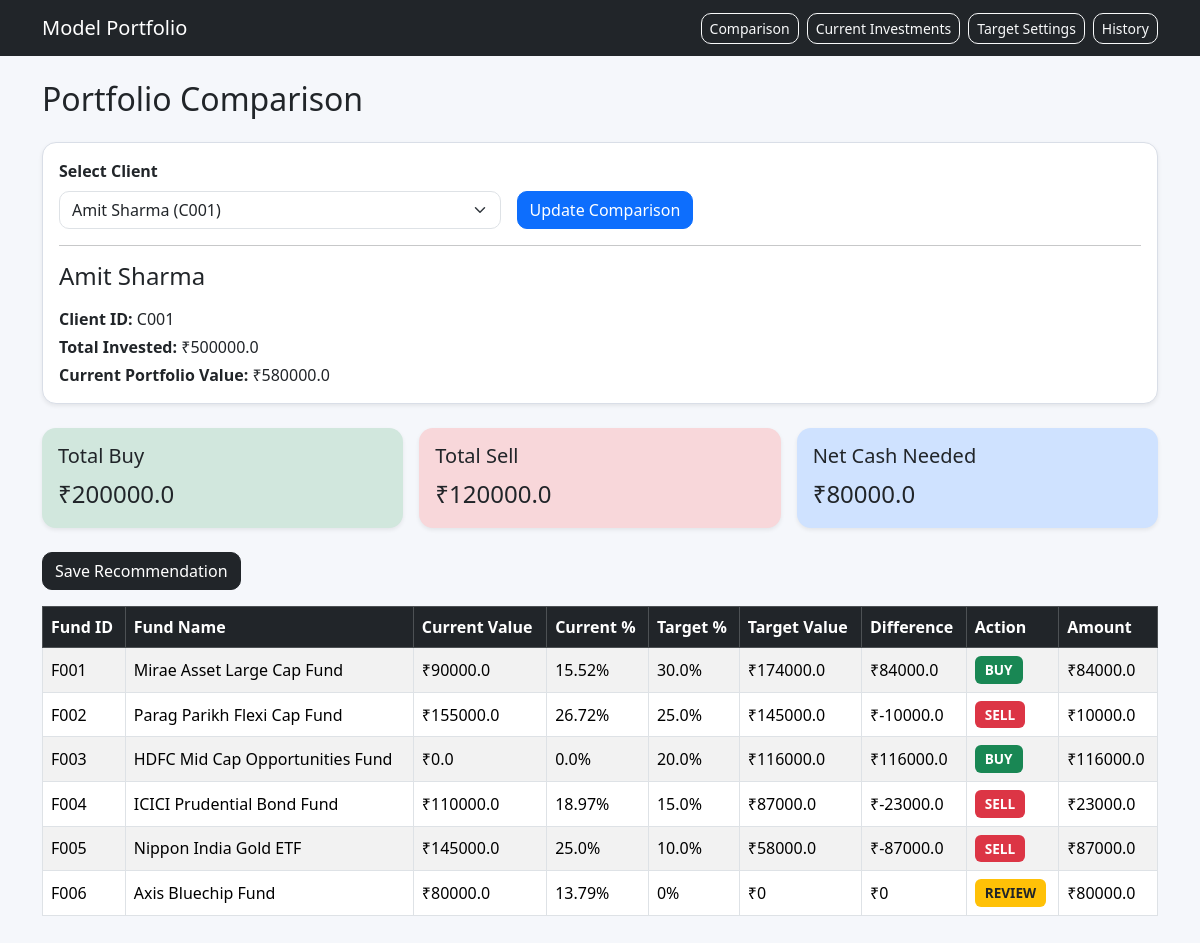
The page / on the database its author committed.
### tables this page shows
CREATE TABLE clients (
  client_id       TEXT PRIMARY KEY,
  client_name     TEXT NOT NULL,
  total_invested  REAL NOT NULL
);

CREATE TABLE model_funds (
  fund_id         TEXT PRIMARY KEY,
  fund_name       TEXT NOT NULL,
  asset_class     TEXT NOT NULL CHECK(asset_class IN ('EQUITY','DEBT','GOLD')),
  allocation_pct  REAL NOT NULL
);

CREATE TABLE client_holdings (
  holding_id      INTEGER PRIMARY KEY AUTOINCREMENT,
  client_id       TEXT NOT NULL,
  fund_id         TEXT NOT NULL,
  fund_name       TEXT NOT NULL,
  current_value   REAL NOT NULL,
  FOREIGN KEY(client_id) REFERENCES clients(client_id)
);

### app.py (the view)
@app.route("/")
def index():
    clients = get_all_clients()
    selected_client_id = request.args.get("client_id")
    if not selected_client_id:
        default_client = get_default_client()
        selected_client_id = default_client["client_id"] if default_client else None
    if not selected_client_id:
        return "No client found"
    client = get_client_by_id(selected_client_id)
    if not client:
        return "Client not found"
    model_funds = get_model_funds()
    holdings = get_client_holdings(client["client_id"])
    result = calculate_rebalance(model_funds, holdings)
    return render_template(
        "index.html",
        clients=clients,
        client=client,
        total_value=result["total_value"],
        rebalance_data=result["rebalance_data"],
        total_buy=result["total_buy"],
        total_sell=result["total_sell"],
        net_cash_needed=result["net_cash_needed"]
    )

### app.py (called while the page is built)
def get_db_connection():
    conn = sqlite3.connect(DATABASE)
    conn.row_factory = sqlite3.Row
    return conn

def get_all_clients():
    conn = get_db_connection()
    clients = conn.execute(
        "SELECT * FROM clients ORDER BY client_name"
    ).fetchall()
    conn.close()
    return clients

def get_client_by_id(client_id):
    conn = get_db_connection()
    client = conn.execute(
        "SELECT * FROM clients WHERE client_id = ?",
        (client_id,)
    ).fetchone()
    conn.close()
    return client

def get_default_client():
    conn = get_db_connection()
    client = conn.execute(
        "SELECT * FROM clients ORDER BY client_id LIMIT 1"
    ).fetchone()
    conn.close()
    return client

def get_model_funds():
    conn = get_db_connection()
    funds = conn.execute(
        "SELECT * FROM model_funds ORDER BY fund_id"
    ).fetchall()
    conn.close()
    return funds

def get_client_holdings(client_id):
    conn = get_db_connection()
    holdings = conn.execute(
        "SELECT * FROM client_holdings WHERE client_id = ? ORDER BY fund_id",
        (client_id,)
    ).fetchall()
    conn.close()
    return holdings

def calculate_total_portfolio_value(holdings):
    total = 0
    for holding in holdings:
        total += holding["current_value"]
    return round(total, 2)

### templates/index.html (shortened to what this page needs)
{% extends "base.html" %}
{% block content %}
<h2 class="mb-4">Portfolio Comparison</h2>
<form method="GET" action="{{ url_for('index') }}">
    <div class="card shadow-sm mb-4">
        <div class="card-body">
            <div class="row g-3 align-items-end">
                <div class="col-md-5">
                    <label class="form-label"><strong>Select Client</strong></label>
                    <select name="client_id" class="form-select">
                        {% for c in clients %}
                            <option value="{{ c.client_id }}" {% if c.client_id == client.client_id %}selected{% endif %}>
                                {{ c.client_name }} ({{ c.client_id }})
                            </option>
                        {% endfor %}
                    </select>
                </div>
                <div class="col-md-3">
                    <button type="submit" class="btn btn-primary">Update Comparison</button>
                </div>
            </div>
            <hr>
            <h4 class="mb-3">{{ client.client_name }}</h4>
            <p class="mb-1"><strong>Client ID:</strong> {{ client.client_id }}</p>
            <p class="mb-1"><strong>Total Invested:</strong> ₹{{ client.total_invested }}</p>
            <p class="mb-0"><strong>Current Portfolio Value:</strong> ₹{{ total_value }}</p>
        </div>
    </div>
</form>
<div class="row g-3 mb-4">
    <div class="col-md-4">
        <div class="card border-0 shadow-sm bg-success-subtle">
            <div class="card-body">
                <h5>Total Buy</h5>
                <p class="mb-0 fs-4">₹{{ total_buy }}</p>
            </div>
        </div>
    </div>
    <div class="col-md-4">
        <div class="card border-0 shadow-sm bg-danger-subtle">
            <div class="card-body">
                <h5>Total Sell</h5>
                <p class="mb-0 fs-4">₹{{ total_sell }}</p>
            </div>
        </div>
    </div>
    <div class="col-md-4">
        <div class="card border-0 shadow-sm bg-primary-subtle">
            <div class="card-body">
                <h5>Net Cash Needed</h5>
                <p class="mb-0 fs-4">₹{{ net_cash_needed }}</p>
            </div>
        </div>
    </div>
</div>
<form method="POST" action="{{ url_for('save_recommendation') }}">
    <button type="submit" class="btn btn-dark mb-3">Save Recommendation</button>
</form>
<div class="table-responsive">
    <table class="table table-bordered table-striped align-middle">
        <thead class="table-dark">
            <tr>
                <th>Fund ID</th>
                <th>Fund Name</th>
                <th>Current Value</th>
                <th>Current %</th>
                <th>Target %</th>
                <th>Target Value</th>
                <th>Difference</th>
                <th>Action</th>
                <th>Amount</th>
            </tr>
        </thead>
        <tbody>
            {% for item in rebalance_data %}
            <tr>
                <td>{{ item.fund_id }}</td>
                <td>{{ item.fund_name }}</td>
                <td>₹{{ item.current_value }}</td>
                <td>{{ item.current_pct }}%</td>
                <td>{{ item.target_pct }}%</td>
                <td>₹{{ item.target_value }}</td>
                <td>₹{{ item.difference }}</td>
                <td>
                    {% if item.action == 'BUY' %}
                        <span class="badge bg-success">BUY</span>
                    {% elif item.action == 'SELL' %}
                        <span class="badge bg-danger">SELL</span>
                    {% elif item.action == 'REVIEW' %}
                        <span class="badge bg-warning text-dark">REVIEW</span>
                    {% else %}
                        <span class="badge bg-secondary">{{ item.action }}</span>
                    {% endif %}
                </td>
                <td>₹{{ item.amount }}</td>
            </tr>
            {% endfor %}
        </tbody>
    </table>
</div>
{% endblock %}

### templates/base.html (shortened to what this page needs)
<!DOCTYPE html>
<html lang="en">
<head>
    <link href="https://cdn.jsdelivr.net/npm/bootstrap@5.3.3/dist/css/bootstrap.min.css" rel="stylesheet">
    <link rel="stylesheet" href="{{ url_for('static', filename='style.css') }}">
</head>
<body>
<nav class="navbar navbar-expand-lg navbar-dark bg-dark">
    <div class="container">
        <a class="navbar-brand" href="{{ url_for('index') }}">Model Portfolio</a>
        <div class="d-flex gap-2 flex-wrap">
            <a class="btn btn-outline-light btn-sm" href="{{ url_for('index') }}">Comparison</a>
            <a class="btn btn-outline-light btn-sm" href="{{ url_for('investments') }}">Current Investments</a>
            <a class="btn btn-outline-light btn-sm" href="{{ url_for('targets') }}">Target Settings</a>
            <a class="btn btn-outline-light btn-sm" href="{{ url_for('history') }}">History</a>
        </div>
    </div>
</nav>
<div class="container mt-4 mb-5">
    {% block content %}{% endblock %}
</div>
</body>
</html>

### static/style.css (style rules this page uses)
body { background-color: #f5f7fb; }
.card { border-radius: 14px; border: 1px solid #d9dee7; }
.table { background: white; }
.form-control, .form-select, .btn { border-radius: 10px; }
.badge { font-size: 0.85rem; padding: 7px 10px; }

### rows shown on the page
clients: client_name "Amit Sharma", client_id "C001", total_invested "500000.0"
model_funds: fund_id "F001", fund_name "Mirae Asset Large Cap Fund", current_value "90000.0", current_pct "15.52", target_pct "30.0", target_value "174000.0", difference "84000.0", shows "BUY", amount "84000.0"
model_funds: fund_id "F002", fund_name "Parag Parikh Flexi Cap Fund", current_value "155000.0", current_pct "26.72", target_pct "25.0", target_value "145000.0", difference "-10000.0", shows "SELL", amount "10000.0"
model_funds: fund_id "F003", fund_name "HDFC Mid Cap Opportunities Fund", current_value "0.0", current_pct "0.0", target_pct "20.0", target_value "116000.0", difference "116000.0", shows "BUY", amount "116000.0"
model_funds: fund_id "F004", fund_name "ICICI Prudential Bond Fund", current_value "110000.0", current_pct "18.97", target_pct "15.0", target_value "87000.0", difference "-23000.0", shows "SELL", amount "23000.0"
model_funds: fund_id "F005", fund_name "Nippon India Gold ETF", current_value "145000.0", current_pct "25.0", target_pct "10.0", target_value "58000.0", difference "-87000.0", shows "SELL", amount "87000.0"
client_holdings: fund_id "F006", fund_name "Axis Bluechip Fund", current_value "80000.0", current_pct "13.79", target_pct "0", target_value "0", difference "0", shows "REVIEW", amount "80000.0"

### other values the page prints
{{ total_value }} "580000.0"
{{ total_buy }} "200000.0"
{{ total_sell }} "120000.0"
{{ net_cash_needed }} "80000.0"
form field client_id "Amit Sharma (C001)"
